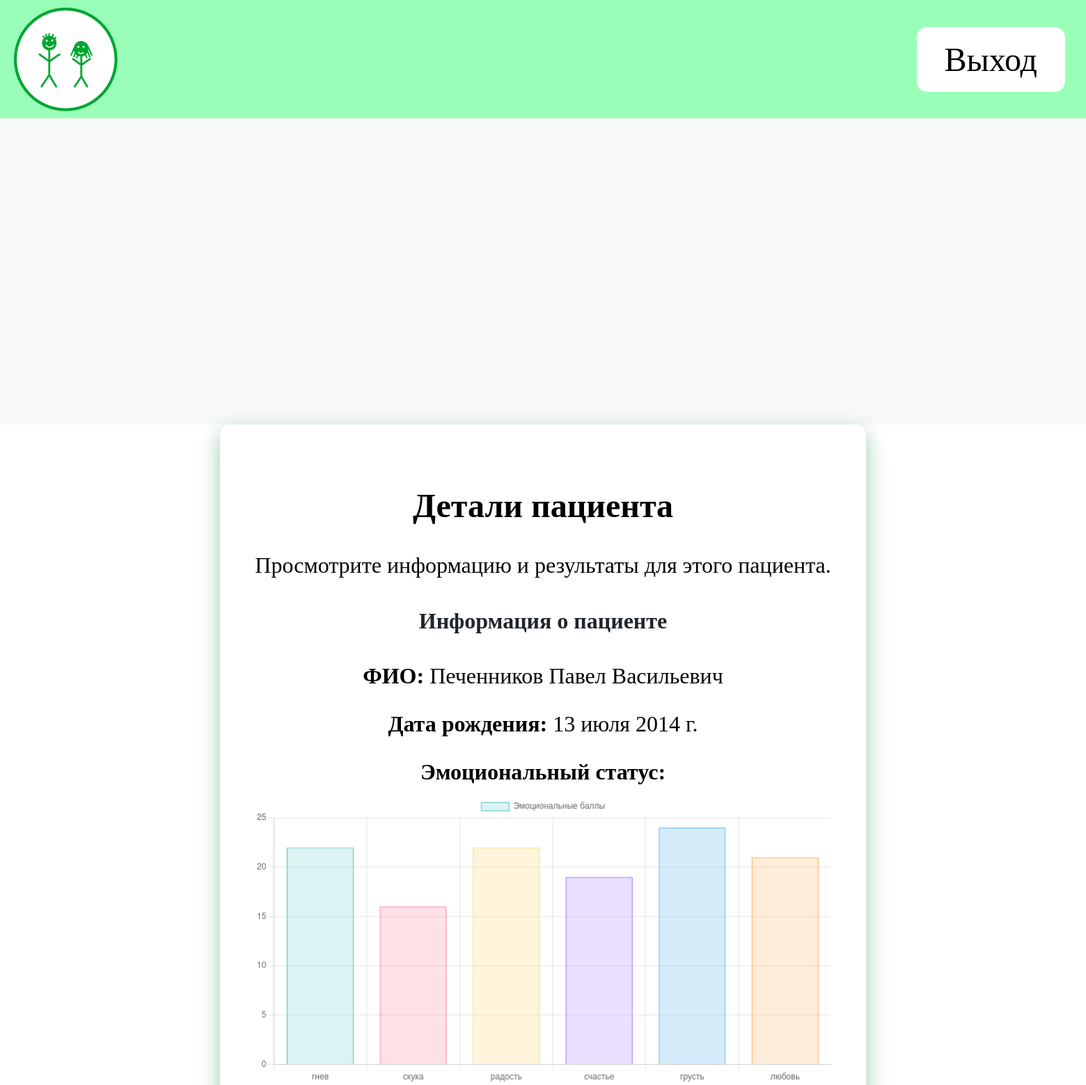
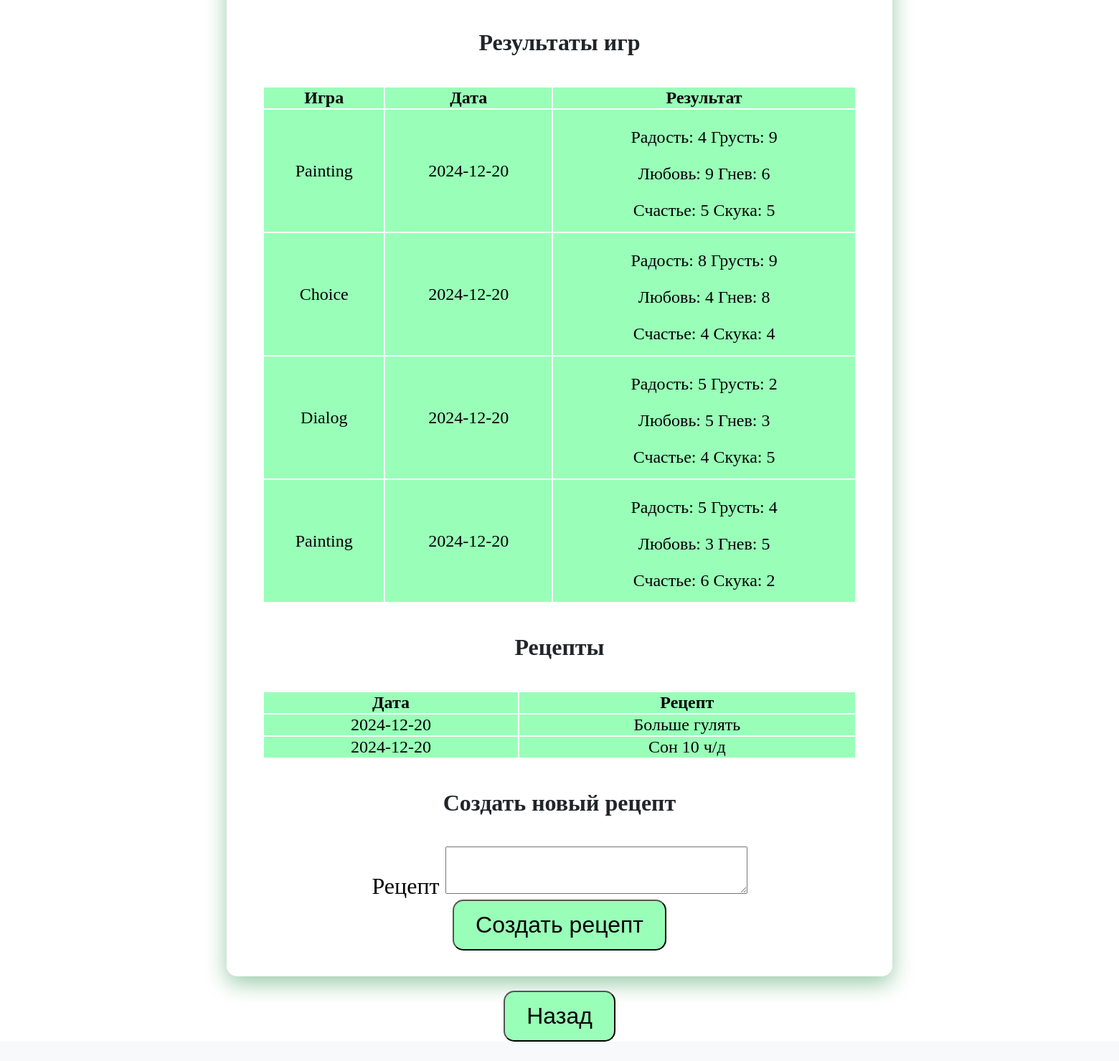
The app's page /patient/1/ with its own data (2 pictures, top to bottom).
### accounts/models.py (models this page shows, shortened)
class CUsers(models.Model):
    username = models.CharField('логин', max_length=150)
    name = models.CharField('фио', max_length=150)
    date_of_b = models.DateField('дата рождения')
    role = models.CharField(max_length=20, choices=[
        ('admin', 'Администратор'),
        ('doctor', 'Врач'),
        ('parent', 'Родитель'),
        ('child', 'Ребёнок'),
    ], default='child')
    password = models.CharField('пароль', max_length=150)
    is_auth = models.BooleanField(default=False)
    children = models.ManyToManyField(
        'self',
        symmetrical=False,  # Родитель и ребёнок — разные роли
        related_name='parents',  # Для обратного доступа: child.parents.all()
        blank=True  # Связь может быть пустой
    )

class GameResult(models.Model):
    user = models.ForeignKey(CUsers, on_delete=models.CASCADE)  # Связь с пользователем
    game_type = models.CharField(max_length=20, choices=[
        ('Painting', 'Раскраска'),
        ('Dialog', 'Диалог'),
        ('Choice', 'Выбор'),
    ])  # Тип игры (Painting, Dialog, Choice)
    joy = models.IntegerField(default=0)
    sorrow = models.IntegerField(default=0)
    love = models.IntegerField(default=0)
    anger = models.IntegerField(default=0)
    boredom = models.IntegerField(default=0)
    happiness = models.IntegerField(default=0)
    date = models.DateTimeField(auto_now_add=True)  # Дата и время игры
    class Meta:
        verbose_name = "Результат игры"
        verbose_name_plural = "Результаты игр"
        ordering = ['-date']  # Сортировать по дате (от новых к старым)

class Prescription(models.Model):
    child = models.ForeignKey(CUsers, on_delete=models.CASCADE, related_name='prescriptions')  # Связь с ребенком
    text = models.TextField('Текст рецепта')  # Текст рецепта
    date_created = models.DateTimeField(auto_now_add=True)  # Дата создания рецепта
    class Meta:
        verbose_name = "Рецепт"
        verbose_name_plural = "Рецепты"
        ordering = ['-date_created']  # Сортировать рецепты по дате (от новых к старым)

### accounts/views.py (the view)
# urls.py: path('patient/<int:patient_id>/', views.patient_detail, name='patient_detail'),
def patient_detail(request, patient_id):
    patient = get_object_or_404(CUsers, id=patient_id)
    prescriptions = Prescription.objects.filter(child=patient)
    game_results = GameResult.objects.filter(user=patient)
    emotion_scores = {
        'гнев': sum([result.anger for result in game_results]),
        'скука': sum([result.boredom for result in game_results]),
        'радость': sum([result.joy for result in game_results]),
        'счастье': sum([result.happiness for result in game_results]),
        'грусть': sum([result.sorrow for result in game_results]),
        'любовь': sum([result.love for result in game_results]),
    }
    if request.method == 'POST':
        form = PrescriptionForm(request.POST)
        if form.is_valid():
            prescription = form.save(commit=False)
            prescription.child = patient  # Присваиваем пациенту
            prescription.save()  # Сохраняем рецепт в БД
            return redirect('patient_detail', patient_id=patient.id)  # Перенаправляем на страницу пациента
    else:
        form = PrescriptionForm()
    return render(request, 'patient_detail.html', {
        'patient': patient,
        'prescriptions': prescriptions,
        'game_results': game_results,
        'emotion_scores': emotion_scores,
        'form': form,  # Передаем форму в шаблон
    })

### accounts/forms.py
class PrescriptionForm(forms.ModelForm):
    class Meta:
        model = Prescription
        fields = ['text']  # Поле для ввода текста рецепта
    text = forms.CharField(widget=forms.Textarea(attrs={'rows': 4, 'cols': 50}), label='Рецепт', required=True)

### accounts/templates/patient_detail.html (shortened to what this page needs)
{% extends 'base.html' %}
{% block content %}
<form class='form1'>
<div>
    <h2 class="text-center">Детали пациента</h2>
    <p class="text-center">Просмотрите информацию и результаты для этого пациента.</p>
    <div class="card mb-4">
        <div class="card-body">
            <h4 class="card-title">Информация о пациенте</h4>
            <p><strong>ФИО:</strong> {{ patient.name }}</p>
            <p><strong>Дата рождения:</strong> {{ patient.date_of_b }}</p>
            <p><strong>Эмоциональный статус:</strong></p>
            <canvas id="emotionChart" width="100%" height="50"></canvas>
        </div>
    </div>
    <div class="card mb-4">
        <div class="card-body">
            <h4 class="card-title">Результаты игр</h4>
            <div class="table-container">
                <table class="table table-bordered">
                    <thead>
                        <tr>
                            <th scope="col">Игра</th>
                            <th scope="col">Дата</th>
                            <th scope="col">Результат</th>
                        </tr>
                    </thead>
                    <tbody>
                        {% for game_result in game_results %}
                        <tr>
                            <td>{{ game_result.game_type }}</td>
                            <td>{{ game_result.date|date:"Y-m-d" }}</td>
                            <td>
                                <p>Радость: {{ game_result.joy }} Грусть: {{ game_result.sorrow }}</p>
                                <p>Любовь: {{ game_result.love }} Гнев: {{ game_result.anger }}</p>
                                <p>Счастье: {{ game_result.happiness }} Скука: {{ game_result.boredom }}</p>
                            </td>
                        </tr>
                        {% endfor %}
                    </tbody>
                </table>
            </div>
        </div>
    </div>
    <div class="card mb-4">
        <div class="card-body">
            <h4 class="card-title">Рецепты</h4>
            <div class="table-responsive text-center">
                <table class="table table-bordered">
                    <thead>
                        <tr>
                            <th scope="col">Дата</th>
                            <th scope="col">Рецепт</th>
                        </tr>
                    </thead>
                    <tbody>
                        {% for prescription in prescriptions %}
                        <tr>
                            <td>{{ prescription.date_created|date:"Y-m-d" }}</td>
                            <td>{{ prescription.text }}</td>
                        </tr>
                        {% empty %}
                        <tr>
                            <td colspan="2">Рецептов нет</td>
                        </tr>
                        {% endfor %}
                    </tbody>
                </table>
            </div>
        </div>
    </div>
</div>
<div class="card mb-4">
    <div class="card-body">
        <h4 class="card-title">Создать новый рецепт</h4>
        <form method="POST">
            <div class="form-group">
                <label for="id_text">Рецепт</label>
                {{ form.text }}
            </div>
            <button type="submit" class="btn btn-primary">Создать рецепт</button>
        </form>
    </div>
</div>
</form>
<button onclick="window.history.back()" class="btn btn-primary">Назад</button>
<script>
    const emotionScores = {{ emotion_scores|safe }};
    const ctx = document.getElementById('emotionChart').getContext('2d');
    new Chart(ctx, {
        type: 'bar',
        data: {
            datasets: [{
                label: 'Эмоциональные баллы',
                data: emotionScores,
                backgroundColor: [
                    'rgba(75, 192, 192, 0.2)',
                    'rgba(255, 99, 132, 0.2)',
                    'rgba(255, 206, 86, 0.2)',
                    'rgba(153, 102, 255, 0.2)',
                    'rgba(54, 162, 235, 0.2)',
                    'rgba(255, 159, 64, 0.2)'
                ],
                borderColor: [
                    'rgba(75, 192, 192, 1)',
                    'rgba(255, 99, 132, 1)',
                    'rgba(255, 206, 86, 1)',
                    'rgba(153, 102, 255, 1)',
                    'rgba(54, 162, 235, 1)',
                    'rgba(255, 159, 64, 1)'
                ],
                borderWidth: 1
            }]
        },
        options: {
            scales: {
                y: {
                    beginAtZero: true
                }
            }
        }
    });
  // Проверка отправки данных через JS
    document.querySelector('form').onsubmit = function() {
    console.log("Данные формы:", new FormData(this));
}
</script>
{% endblock %}

### accounts/templates/base.html (shortened to what this page needs)
{% load static %}
<!DOCTYPE html>
<html lang="ru">
<head>
</head>
<body>
    <header>
        <div class="container3">
            <div class="logo">
                <img src="{% static 'img/logo.png' %}" alt="Логотип">
            </div>
        </div>
            <nav class="navbar">
                <ul>
                    {% url 'home' as home_url %}
                    {% if request.path == home_url or request.path == '/login/'%}
                        <li class="nav-item"><a href="{% url 'login' %}">Вход</a></li>
                    {% else %}
                        <li class="nav-item"><a href="{% url 'logout' %}">Выход</a></li>
                    {% endif %}
                </ul>
            </nav>
    </header>
    <main>
        <div class="container">
            {% block content %}{% endblock %}
        </div>
    </main>
</body>
</html>

### accounts/templates/base.html (style rules this page uses)
html, body { height: 100%; margin: 0; display: flex; flex-direction: column; }
body { font-family: 'Muller'; margin: 0; background-color: #f8f9fa; color: #343a40; }
main { flex: 1; display: flex; flex-direction: column; justify-content: center; align-items: center; padding: 20px; }
ul { list-style:none; }
h1, h2, h3, h4, h5, h6 { color: #212529; }
.container { margin-top: 20px; background: white; text-align: center; align-items: center; display: flex; justify-content: center; flex-direction: column; height: 70vh; font-size: 2rem; }
.container3 { margin-top: 5px; text-align: center; align-items: center; }
header { background-color: #99FFB8; color: white; padding: 10px 0; display: flex; justify-content: space-between; align-items: center; padding: 0 20px; height: 170px; z-index: 1000; }
header .navbar { display: flex; justify-content: flex-end; align-items: center; width: 100%; }
header .nav-item a { color: black; margin: 0 10px; text-decoration: none; padding: 20px 40px; font-size: 3rem; border-radius: 15px; background-color: white; transition: background-color 0.3s ease, transform 0.3s ease, color 0.3s ease; }
.btn-primary { background-color: #99FFB8; color: black; border-radius: 15px; font-size: 2rem; transition: background-color 0.3s ease; padding: 15px 30px; text-decoration: none; }
a { color: #343a40; text-decoration: none; }
form { background-color: white; padding: 50px; font-size: 2rem; border-radius: 15px; box-shadow: 0 10px 30px rgba(2, 126, 39, 0.4); margin: 0px 15vh; flex-direction: column; justify-content: space-between; margin-bottom: 20px; }
.form1 { overflow-y: scroll; }
form p { margin-bottom: 15px; }
.card-body { background: white; color: black; border-radius: 8px; }
.text-center { background: white; color: black; border-radius: 8px; }
tr { background: #99FFB8; color: black; transition: background 0.3s ease; }

### accounts/templates/patient_detail.html (style rules this page uses)
.table-container { display: flex; justify-content: center; align-items: center; width: 100%; margin-top: 20px; }
.table { width: 100%; margin: 0 auto; font-size: 1.5rem; }

### records on screen
CUsers: name "Печенников Павел Васильевич", date_of_b "13 июля 2014 г."
GameResult: game_type "Painting", date "2024-12-20", joy "4", sorrow "9", love "9", anger "6", happiness "5", boredom "5"
GameResult: game_type "Choice", date "2024-12-20", joy "8", sorrow "9", love "4", anger "8", happiness "4", boredom "4"
GameResult: game_type "Dialog", date "2024-12-20", joy "5", sorrow "2", love "5", anger "3", happiness "4", boredom "5"
GameResult: game_type "Painting", date "2024-12-20", joy "5", sorrow "4", love "3", anger "5", happiness "6", boredom "2"
Prescription: date_created "2024-12-20", text "Больше гулять"
Prescription: date_created "2024-12-20", text "Сон 10 ч/д"
